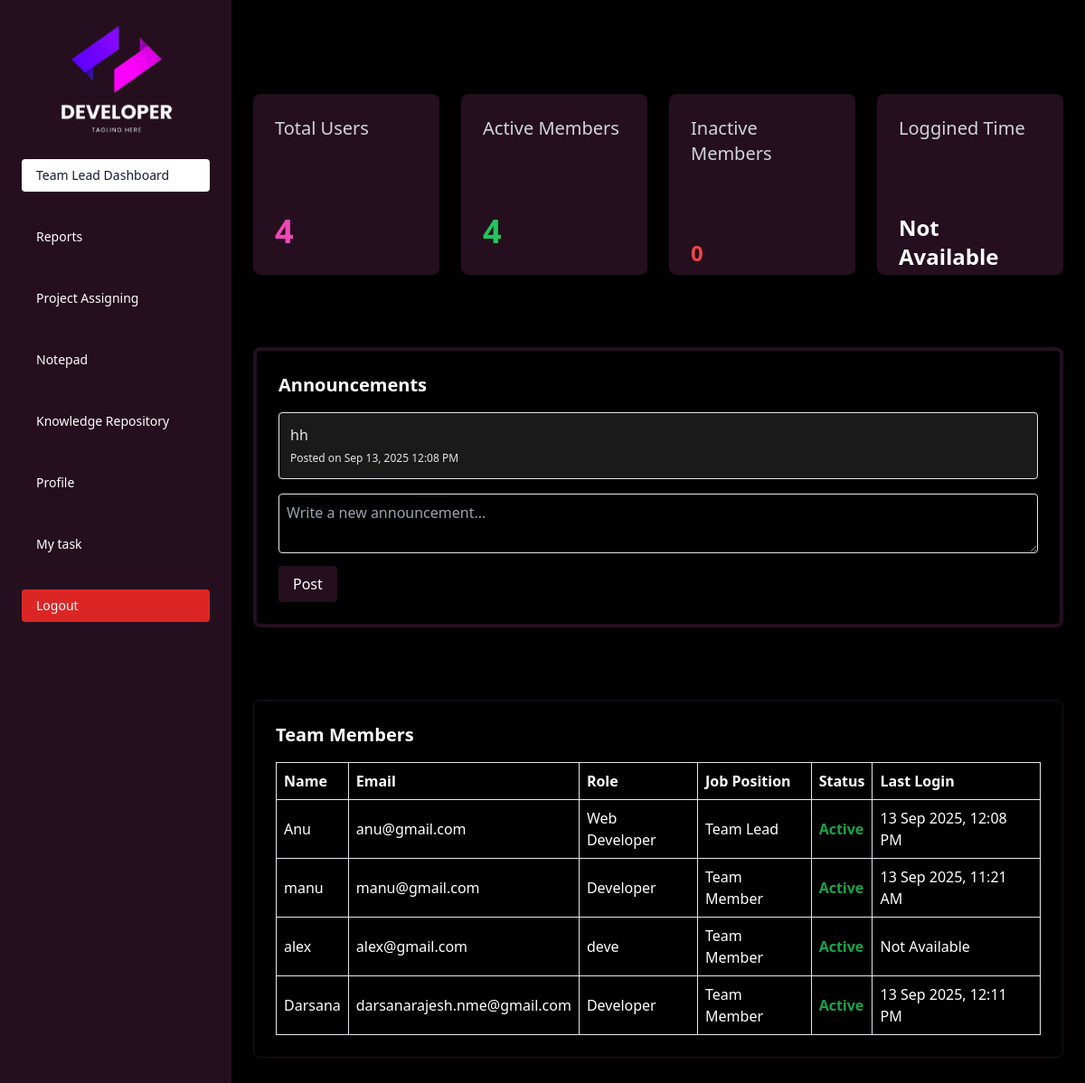
The page /teamlead/dashboard/ (signed in) on the database its author committed.
### monitoringapp/models.py (models this page shows, shortened)
class Announcement(models.Model):
    title = models.CharField(max_length=200)
    message = models.TextField()
    created_at = models.DateTimeField(auto_now_add=True)
    updated_at = models.DateTimeField(auto_now=True)
    created_by = models.ForeignKey(User, on_delete=models.CASCADE)
    is_active = models.BooleanField(default=True)
    class Meta:
        ordering = ['-created_at']

class User(models.Model):
    STATUS_CHOICES = (
        ('active', 'Active'),
        ('inactive', 'Inactive'),
    )
    name = models.CharField(max_length=150)
    employee_id = models.CharField(max_length=50, unique=True)
    email = models.EmailField(unique=True)
    phone = models.CharField(max_length=15, blank=True, null=True)
    department = models.ForeignKey(Department, on_delete=models.SET_NULL, null=True)
    team = models.ForeignKey(Team, on_delete=models.SET_NULL, null=True, blank=True)
    job_Position = models.CharField(max_length=100)
    designation = models.CharField(max_length=100)
    work_location = models.CharField(max_length=150, blank=True, null=True)
    joining_date = models.DateField(auto_now_add=True)
    username = models.CharField(max_length=100, unique=True)
    password = models.CharField(max_length=128)
    status = models.CharField(max_length=10, choices=STATUS_CHOICES, default='inactive')
    profile_image = models.ImageField(upload_to='user_images/', blank=True, null=True)
    last_login_time = models.DateTimeField(null=True, blank=True)
    last_logout_time = models.DateTimeField(null=True, blank=True)

### monitoringapp/views.py (the view, shortened to what this page needs)
# urls.py: path('teamlead/dashboard/', views.teamlead_dashboard, name='teamlead_dashboard'),
def teamlead_dashboard(request):
    team_lead = User.objects.get(id=request.session['user_id'])
    team_name = team_lead.team
    login_time_str = request.session.get('login_time')
    login_time = parse_datetime(login_time_str) if login_time_str else None
    if login_time:
        if is_naive(login_time):
            login_time = make_aware(login_time)
        login_time = localtime(login_time)
    team_members = User.objects.filter(team=team_lead.team)
    total_users = team_members.count()
    active_members = team_members.filter(status="active").count()
    inactive_members = team_members.filter(status="inactive").count()
    last_login_user = team_members.filter(last_login_time__isnull=False).order_by('-last_login_time').first()
    last_login = localtime(last_login_user.last_login_time) if last_login_user else None
    cutoff = timezone.now() - timedelta(hours=12)
    announcements = Announcement.objects.filter(
        created_by=team_lead,
        created_at__gte=cutoff
    ).order_by('-created_at')
    for member in team_members:
        if member.last_login_time:
            member.last_login_time = localtime(member.last_login_time)
        if member.last_logout_time:
            member.last_logout_time = localtime(member.last_logout_time)
    return render(request, 'teamlead_dashboard.html', {
        'total_users': total_users,
        'active_members': active_members,
        'inactive_members': inactive_members,
        'team_members': team_members,
        'announcements': announcements,
        'login_time': login_time,
        'last_login': last_login,
    })

### monitoringapp/templates/teamlead_dashboard.html (shortened to what this page needs)
{% load static %}
{% load tz %}
<!DOCTYPE html>
<html lang="en">
<head>
  <script src="https://cdn.tailwindcss.com"></script>
  <link rel="stylesheet" href="{% static 'css/admin.css' %}">
</head>
<body class="bg-black text-white font-sans select-none">
<div id="sidebar" class="fixed top-0 left-0 h-full w-64 bg-[#250f1e] text-white p-6 z-50 transform -translate-x-full md:translate-x-0 transition-transform duration-300 ease-in-out">
  <div class="flex items-center justify-between mb-6">
    <div class="w-full flex justify-center select-none">
      <img src="{% static 'images/logo.png' %}" alt="Logo" class="w-32 h-32 object-contain">
    </div>
  </div>
  <nav class="select-none">
    <ul class="space-y-8 text-sm">
      <li>
        <a href="{% url 'teamlead_dashboard' %}" class="block py-2 px-4 rounded bg-white text-[#151a37]">
          Team Lead Dashboard
        </a>
      </li>
      <li>
        <a href="{% url 'teamlead_reports' %}" class="block py-2 px-4 rounded hover:bg-white hover:text-[#151a37]">
          Reports
        </a>
      </li>
      <li>
        <a href="{% url 'teamlead_project_assigning' %}" class="block py-2 px-4 rounded hover:bg-white hover:text-[#151a37]">
          Project Assigning
        </a>
      </li>
      <li>
        <a href="{% url 'teamlead_notepad' %}" class="block py-2 px-4 rounded hover:bg-white hover:text-black">Notepad</a>
      </li>
      <li>
        <a href="{% url 'teamlead_repository' %}" class="block py-2 px-4 rounded hover:bg-white hover:text-black">Knowledge Repository</a>
      </li>
      <li>
        <a href="{% url 'teamlead_profile' %}" class="block py-2 px-4 rounded hover:bg-white hover:text-black">Profile</a>
      </li>
      <li>
        <a href="{% url 'teamlead_task' %}" class="block py-2 px-4 rounded hover:bg-white hover:text-black">My task</a>
      </li>
      <li>
    <a href="{% url 'teamlead_logout' %}"
       class="block py-2 px-4 rounded bg-red-600 text-white">
       Logout
    </a>
  </li>
    </ul>
  </nav>
</div>
<div class="ml-0 md:ml-64 p-6 mt-20 ">
  <div class="grid grid-cols-1 md:grid-cols-4 gap-6 mb-8 max-w-7xl">
    <div class=" bg-[#250f1e] p-6 rounded-lg shadow-md h-[200px] ">
      <h3 class="text-gray-300 text-xl mb-20">Total Users</h3>
      <p class="text-4xl font-bold text-[#f047ba]">{{ total_users }}</p>
    </div>
    <div class="bg-[#250f1e] p-6 rounded-lg shadow-md h-[200px]">
      <h3 class="text-gray-300 text-xl mb-20">Active Members</h3>
       <p class="text-4xl font-bold text-green-500">{{ active_members }}</p>
    </div>
    <div class="bg-[#250f1e] p-6 rounded-lg shadow-md h-[200px]">
      <h3 class="text-gray-300 text-xl mb-20">Inactive Members</h3>
      <p class="text-2xl font-bold text-red-500">{{ inactive_members }}</p>
    </div>
    <div class="bg-[#250f1e] p-6 rounded-lg shadow-md h-[200px]">
      <h3 class="text-gray-300 text-xl mb-20">Loggined Time</h3>
   <p class="text-2xl font-bold text-white">
  {% if login_time %}
    {{ login_time|date:"d M Y, h:i A" }}
  {% else %}
    Not Available
  {% endif %}
</p>
    </div>
  </div>
  <div class="border-4 border-[#250f1e] p-6 rounded-lg shadow-md mt-20">
    <h2 class="text-xl font-semibold mb-4">Announcements</h2>
    <div class="space-y-3 mb-4 max-h-40 overflow-y-auto">
      {% for announcement in announcements %}
        <div class="p-3 bg-gray-50/10 border rounded">
          <p class="text-gray-200">{{ announcement.message }}</p>
<span class="text-xs text-gray-200">
    Posted on {{ announcement.created_at|localtime|date:"M d, Y h:i A" }}
</span>
        </div>
      {% empty %}
        <p class="text-gray-100">No announcements yet.</p>
      {% endfor %}
    </div>
    <form method="POST" action="">
      <textarea name="message" rows="2" class="w-full border p-2 rounded mb-2" placeholder="Write a new announcement..."></textarea>
      <button type="submit" class="bg-[#250f1e] text-white px-4 py-2 rounded">Post</button>
    </form>
  </div>
  <div class="border border-[#250f1e] p-6 rounded-lg shadow-md mb-8 overflow-x-auto mt-20">
  <h2 class="text-xl font-semibold mb-4">Team Members</h2>
  <table class="w-full border-collapse border border-gray-200">
    <thead>
      <tr>
        <th class="border p-2 text-left">Name</th>
        <th class="border p-2 text-left">Email</th>
        <th class="border p-2 text-left">Role</th>
        <th class="border p-2 text-left">Job Position</th>
        <th class="border p-2 text-left">Status</th>
        <th class="border p-2 text-left">Last Login</th>
      </tr>
    </thead>
    <tbody>
      {% for member in team_members %}
      <tr>
        <td class="border p-2">{{ member.name }}</td>
        <td class="border p-2">{{ member.email }}</td>
        <td class="border p-2">{{ member.designation }}</td>
        <td class="border p-2">{{ member.job_Position }}</td>
        <td class="border p-2">
  {% if member.status == "active" %}
   <span class="text-green-600 font-semibold">Active</span>
{% else %}
   <span class="text-red-500 font-semibold">Inactive</span>
{% endif %}
</td>
        <td class="border p-2">
          {% if member.last_login_time %}
            {{ member.last_login_time|date:"d M Y, h:i A" }}
          {% else %}
            Not Available
          {% endif %}
        </td>
      </tr>
      {% empty %}
      <tr>
        <td colspan="6" class="text-center text-gray-500">No team members found</td>
      </tr>
      {% endfor %}
    </tbody>
  </table>
</div>
</div>
</body>
</html>

### monitoringapp/static/css/admin.css (style rules this page uses)
input, select, textarea { background-color: transparent !important; color: white !important; }
html, body { overflow-x: hidden; width: 100%; }

### rows shown on the page
Announcement: message "hh", created_at "Sep 13, 2025 12:08 PM"
User: name "Anu", email "anu@gmail.com", designation "Web Developer", job_Position "Team Lead", status "Active", last_login_time "13 Sep 2025, 12:08 PM"
User: name "manu", email "manu@gmail.com", designation "Developer", job_Position "Team Member", status "Active", last_login_time "13 Sep 2025, 11:21 AM"
User: name "alex", email "alex@gmail.com", designation "deve", job_Position "Team Member", status "Active", shows "Not Available"
User: name "Darsana", email "darsanarajesh.nme@gmail.com", designation "Developer", job_Position "Team Member", status "Active", last_login_time "13 Sep 2025, 12:11 PM"

### other values the page prints
{{ total_users }} "4"
{{ active_members }} "4"
{{ inactive_members }} "0"
